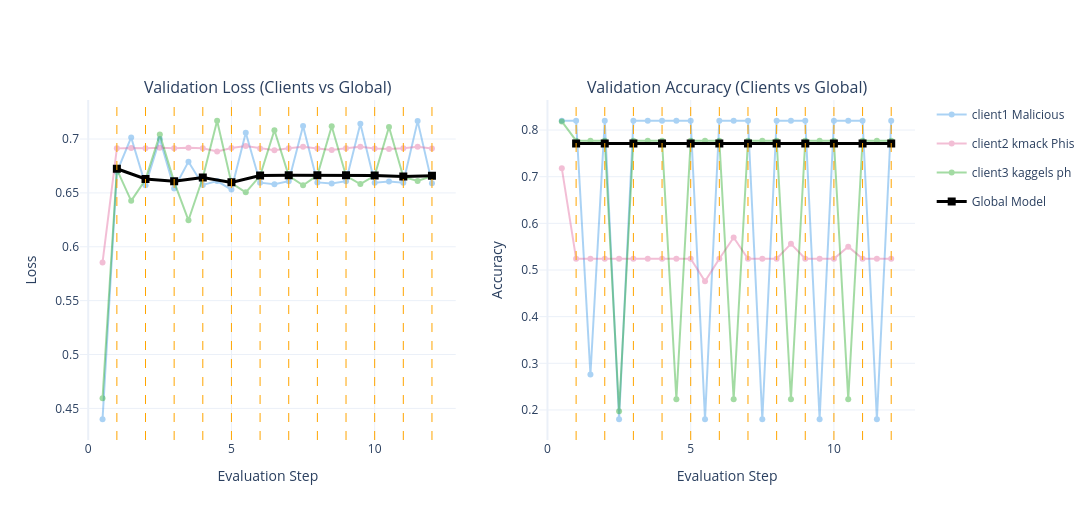

Notebook cell for this chart:
### Code cell
import plotly.graph_objects as go
from plotly.subplots import make_subplots
import plotly.express as px

# -------------------------------------------------
# Create subplots
fig = make_subplots(
    rows=1, cols=2,
    subplot_titles=(
        "Validation Loss (Clients vs Global)",
        "Validation Accuracy (Clients vs Global)"
    )
)

# -------------------------------------------------
# Assign fixed colors per client
palette = px.colors.qualitative.Dark24  # journal-friendly
client_colors = {
    client_id: palette[client_id % len(palette)]
    for client_id in logger.client_metrics.keys()
}

# -------------------------------------------------
# Subplot 1: Validation Loss (Clients)
for client_id, metrics in logger.client_metrics.items():
    losses = metrics["loss"]
    steps = [x / (client_epoch + 1)
             for x in range(1, client_epoch * global_epochs[0] + global_epochs[0] + 1)]
    steps.extend([x+global_epochs[0]+1 for x in range(global_epochs[1])])

    fig.add_trace(
        go.Scatter(
            x=steps,
            y=losses,
            mode="lines+markers",
            name=f"client{client_id + 1} {client_devices[client_id]['dataset'][:10]}",
            legendgroup=f"{client_devices[client_id]['dataset'][:10]}",
            line=dict(color=client_colors[client_id]),
            marker=dict(color=client_colors[client_id]),
            opacity=0.4
        ),
        row=1, col=1
    )

# Global model loss
global_losses = logger.global_metrics["loss"]
global_steps = list(range(1, len(global_losses) + 1))

fig.add_trace(
    go.Scatter(
        x=global_steps,
        y=global_losses,
        mode="lines+markers",
        name="Global Model",
        legendgroup="global",
        line=dict(color="black", width=3),
        marker=dict(symbol="square", size=8, color="black")
    ),
    row=1, col=1
)

# -------------------------------------------------
# Subplot 2: Validation Accuracy (Clients)
for client_id, metrics in logger.client_metrics.items():
    accuracies = metrics["accuracy"]
    steps = [x / (client_epoch + 1)
             for x in range(1, client_epoch * global_epochs[0] + global_epochs[0] + 1)]
    steps.extend([x+global_epochs[0]+1 for x in range(global_epochs[1])])

    fig.add_trace(
        go.Scatter(
            x=steps,
            y=accuracies,
            mode="lines+markers",
            name=f"client{client_id + 1} {client_devices[client_id]['dataset'][:10]}",
            legendgroup=f"{client_devices[client_id]['dataset'][:10]}",
            showlegend=False,  # legend only once (left plot)
            line=dict(color=client_colors[client_id]),
            marker=dict(color=client_colors[client_id]),
            opacity=0.4
        ),
        row=1, col=2
    )

# Global model accuracy
global_accs = logger.global_metrics["accuracy"]
global_steps = list(range(1, len(global_accs) + 1))

fig.add_trace(
    go.Scatter(
        x=global_steps,
        y=global_accs,
        mode="lines+markers",
        name="Global Model",
        legendgroup="global",
        showlegend=False,
        line=dict(color="black", width=3),
        marker=dict(symbol="square", size=8, color="black")
    ),
    row=1, col=2
)

# -------------------------------------------------
# Axis labels
fig.update_xaxes(title_text="Evaluation Step", row=1, col=1)
fig.update_xaxes(title_text="Evaluation Step", row=1, col=2)
fig.update_yaxes(title_text="Loss", row=1, col=1)
fig.update_yaxes(title_text="Accuracy", row=1, col=2)

# -------------------------------------------------
# Vertical lines (Global Rounds)
for g in range(1, sum(global_epochs) + 1):
    fig.add_vline(
        x=g,
        line=dict(color="orange", dash="dash", width=1)
    )

# -------------------------------------------------
# Layout
fig.update_layout(
    height=520,
    width=1200,
    template="plotly_white",
    hovermode="x unified"
)

fig.show()

### Figure 1 — Plotly figure (JSON) as saved in the notebook; plotly's stock layout.template omitted (floating-point values rounded to 4 significant figures)
{"data": [{"legendgroup": "Malicious ", "line": {"color": "#2E91E5"}, "marker": {"color": "#2E91E5"}, "mode": "lines+markers", "name": "client1 Malicious ", "opacity": 0.4, "type": "scatter", "x": [0.5, 1, 1.5, 2, 2.5, 3, 3.5, 4, 4.5, 5, 5.5, 6, 6.5, 7, 7.5, 8, 8.5, 9, 9.5, 10, 10.5, 11, 11.5, 12], "xaxis": "x", "y": [0.4399, 0.6693, 0.7014, 0.6572, 0.7, 0.654, 0.679, 0.6574, 0.661, 0.6531, 0.7058, 0.6595, 0.6581, 0.6609, 0.712, 0.6598, 0.6587, 0.6608, 0.7142, 0.6595, 0.6607, 0.6595, 0.7166, 0.6591], "yaxis": "y"}, {"legendgroup": "kmack Phis", "line": {"color": "#E15F99"}, "marker": {"color": "#E15F99"}, "mode": "lines+markers", "name": "client2 kmack Phis", "opacity": 0.4, "type": "scatter", "x": [0.5, 1, 1.5, 2, 2.5, 3, 3.5, 4, 4.5, 5, 5.5, 6, 6.5, 7, 7.5, 8, 8.5, 9, 9.5, 10, 10.5, 11, 11.5, 12], "xaxis": "x", "y": [0.5855, 0.6913, 0.6918, 0.6914, 0.692, 0.6914, 0.692, 0.6914, 0.6885, 0.6916, 0.6936, 0.6913, 0.6896, 0.6915, 0.6928, 0.6913, 0.6899, 0.6915, 0.6927, 0.6913, 0.6908, 0.6915, 0.6929, 0.6913], "yaxis": "y"}, {"legendgroup": "kaggels ph", "line": {"color": "#1CA71C"}, "marker": {"color": "#1CA71C"}, "mode": "lines+markers", "name": "client3 kaggels ph", "opacity": 0.4, "type": "scatter", "x": [0.5, 1, 1.5, 2, 2.5, 3, 3.5, 4, 4.5, 5, 5.5, 6, 6.5, 7, 7.5, 8, 8.5, 9, 9.5, 10, 10.5, 11, 11.5, 12], "xaxis": "x", "y": [0.4593, 0.6718, 0.6426, 0.6624, 0.7041, 0.6602, 0.6246, 0.664, 0.717, 0.6591, 0.6505, 0.6658, 0.7082, 0.6658, 0.6571, 0.6663, 0.7118, 0.6658, 0.6583, 0.666, 0.7112, 0.6647, 0.6611, 0.6657], "yaxis": "y"}, {"legendgroup": "global", "line": {"color": "black", "width": 3}, "marker": {"color": "black", "size": 8, "symbol": "square"}, "mode": "lines+markers", "name": "Global Model", "type": "scatter", "x": [1, 2, 3, 4, 5, 6, 7, 8, 9, 10, 11, 12], "xaxis": "x", "y": [0.6724, 0.6629, 0.6608, 0.6643, 0.6598, 0.666, 0.6664, 0.6665, 0.6663, 0.6662, 0.6653, 0.6659], "yaxis": "y"}, {"legendgroup": "Malicious ", "line": {"color": "#2E91E5"}, "marker": {"color": "#2E91E5"}, "mode": "lines+markers", "name": "client1 Malicious ", "opacity": 0.4, "showlegend": false, "type": "scatter", "x": [0.5, 1, 1.5, 2, 2.5, 3, 3.5, 4, 4.5, 5, 5.5, 6, 6.5, 7, 7.5, 8, 8.5, 9, 9.5, 10, 10.5, 11, 11.5, 12], "xaxis": "x2", "y": [0.8199, 0.8199, 0.2759, 0.8199, 0.1801, 0.8199, 0.8199, 0.8199, 0.8199, 0.8199, 0.1801, 0.8199, 0.8199, 0.8199, 0.1801, 0.8199, 0.8199, 0.8199, 0.1801, 0.8199, 0.8199, 0.8199, 0.1801, 0.8199], "yaxis": "y2"}, {"legendgroup": "kmack Phis", "line": {"color": "#E15F99"}, "marker": {"color": "#E15F99"}, "mode": "lines+markers", "name": "client2 kmack Phis", "opacity": 0.4, "showlegend": false, "type": "scatter", "x": [0.5, 1, 1.5, 2, 2.5, 3, 3.5, 4, 4.5, 5, 5.5, 6, 6.5, 7, 7.5, 8, 8.5, 9, 9.5, 10, 10.5, 11, 11.5, 12], "xaxis": "x2", "y": [0.7182, 0.5242, 0.5242, 0.5242, 0.5242, 0.5242, 0.5242, 0.5242, 0.5242, 0.5242, 0.4758, 0.5242, 0.5697, 0.5242, 0.5242, 0.5242, 0.5561, 0.5242, 0.5242, 0.5242, 0.55, 0.5242, 0.5242, 0.5242], "yaxis": "y2"}, {"legendgroup": "kaggels ph", "line": {"color": "#1CA71C"}, "marker": {"color": "#1CA71C"}, "mode": "lines+markers", "name": "client3 kaggels ph", "opacity": 0.4, "showlegend": false, "type": "scatter", "x": [0.5, 1, 1.5, 2, 2.5, 3, 3.5, 4, 4.5, 5, 5.5, 6, 6.5, 7, 7.5, 8, 8.5, 9, 9.5, 10, 10.5, 11, 11.5, 12], "xaxis": "x2", "y": [0.8185, 0.7771, 0.7771, 0.7771, 0.1972, 0.7771, 0.7771, 0.7771, 0.2229, 0.7771, 0.7771, 0.7771, 0.2229, 0.7771, 0.7771, 0.7771, 0.2229, 0.7771, 0.7771, 0.7771, 0.2229, 0.7771, 0.7771, 0.7771], "yaxis": "y2"}, {"legendgroup": "global", "line": {"color": "black", "width": 3}, "marker": {"color": "black", "size": 8, "symbol": "square"}, "mode": "lines+markers", "name": "Global Model", "showlegend": false, "type": "scatter", "x": [1, 2, 3, 4, 5, 6, 7, 8, 9, 10, 11, 12], "xaxis": "x2", "y": [0.7713, 0.7713, 0.7713, 0.7713, 0.7713, 0.7713, 0.7713, 0.7713, 0.7713, 0.7713, 0.7713, 0.7713], "yaxis": "y2"}], "layout": {"annotations": [{"font": {"size": 16}, "showarrow": false, "text": "Validation Loss (Clients vs Global)", "x": 0.225, "xanchor": "center", "xref": "paper", "y": 1, "yanchor": "bottom", "yref": "paper"}, {"font": {"size": 16}, "showarrow": false, "text": "Validation Accuracy (Clients vs Global)", "x": 0.775, "xanchor": "center", "xref": "paper", "y": 1, "yanchor": "bottom", "yref": "paper"}], "height": 520, "hovermode": "x unified", "shapes": [{"line": {"color": "orange", "dash": "dash", "width": 1}, "type": "line", "x0": 1, "x1": 1, "xref": "x", "y0": 0, "y1": 1, "yref": "y domain"}, {"line": {"color": "orange", "dash": "dash", "width": 1}, "type": "line", "x0": 1, "x1": 1, "xref": "x2", "y0": 0, "y1": 1, "yref": "y2 domain"}, {"line": {"color": "orange", "dash": "dash", "width": 1}, "type": "line", "x0": 2, "x1": 2, "xref": "x", "y0": 0, "y1": 1, "yref": "y domain"}, {"line": {"color": "orange", "dash": "dash", "width": 1}, "type": "line", "x0": 2, "x1": 2, "xref": "x2", "y0": 0, "y1": 1, "yref": "y2 domain"}, {"line": {"color": "orange", "dash": "dash", "width": 1}, "type": "line", "x0": 3, "x1": 3, "xref": "x", "y0": 0, "y1": 1, "yref": "y domain"}, {"line": {"color": "orange", "dash": "dash", "width": 1}, "type": "line", "x0": 3, "x1": 3, "xref": "x2", "y0": 0, "y1": 1, "yref": "y2 domain"}, {"line": {"color": "orange", "dash": "dash", "width": 1}, "type": "line", "x0": 4, "x1": 4, "xref": "x", "y0": 0, "y1": 1, "yref": "y domain"}, {"line": {"color": "orange", "dash": "dash", "width": 1}, "type": "line", "x0": 4, "x1": 4, "xref": "x2", "y0": 0, "y1": 1, "yref": "y2 domain"}, {"line": {"color": "orange", "dash": "dash", "width": 1}, "type": "line", "x0": 5, "x1": 5, "xref": "x", "y0": 0, "y1": 1, "yref": "y domain"}, {"line": {"color": "orange", "dash": "dash", "width": 1}, "type": "line", "x0": 5, "x1": 5, "xref": "x2", "y0": 0, "y1": 1, "yref": "y2 domain"}, {"line": {"color": "orange", "dash": "dash", "width": 1}, "type": "line", "x0": 6, "x1": 6, "xref": "x", "y0": 0, "y1": 1, "yref": "y domain"}, {"line": {"color": "orange", "dash": "dash", "width": 1}, "type": "line", "x0": 6, "x1": 6, "xref": "x2", "y0": 0, "y1": 1, "yref": "y2 domain"}, {"line": {"color": "orange", "dash": "dash", "width": 1}, "type": "line", "x0": 7, "x1": 7, "xref": "x", "y0": 0, "y1": 1, "yref": "y domain"}, {"line": {"color": "orange", "dash": "dash", "width": 1}, "type": "line", "x0": 7, "x1": 7, "xref": "x2", "y0": 0, "y1": 1, "yref": "y2 domain"}, {"line": {"color": "orange", "dash": "dash", "width": 1}, "type": "line", "x0": 8, "x1": 8, "xref": "x", "y0": 0, "y1": 1, "yref": "y domain"}, {"line": {"color": "orange", "dash": "dash", "width": 1}, "type": "line", "x0": 8, "x1": 8, "xref": "x2", "y0": 0, "y1": 1, "yref": "y2 domain"}, {"line": {"color": "orange", "dash": "dash", "width": 1}, "type": "line", "x0": 9, "x1": 9, "xref": "x", "y0": 0, "y1": 1, "yref": "y domain"}, {"line": {"color": "orange", "dash": "dash", "width": 1}, "type": "line", "x0": 9, "x1": 9, "xref": "x2", "y0": 0, "y1": 1, "yref": "y2 domain"}, {"line": {"color": "orange", "dash": "dash", "width": 1}, "type": "line", "x0": 10, "x1": 10, "xref": "x", "y0": 0, "y1": 1, "yref": "y domain"}, {"line": {"color": "orange", "dash": "dash", "width": 1}, "type": "line", "x0": 10, "x1": 10, "xref": "x2", "y0": 0, "y1": 1, "yref": "y2 domain"}, {"line": {"color": "orange", "dash": "dash", "width": 1}, "type": "line", "x0": 11, "x1": 11, "xref": "x", "y0": 0, "y1": 1, "yref": "y domain"}, {"line": {"color": "orange", "dash": "dash", "width": 1}, "type": "line", "x0": 11, "x1": 11, "xref": "x2", "y0": 0, "y1": 1, "yref": "y2 domain"}, {"line": {"color": "orange", "dash": "dash", "width": 1}, "type": "line", "x0": 12, "x1": 12, "xref": "x", "y0": 0, "y1": 1, "yref": "y domain"}, {"line": {"color": "orange", "dash": "dash", "width": 1}, "type": "line", "x0": 12, "x1": 12, "xref": "x2", "y0": 0, "y1": 1, "yref": "y2 domain"}], "width": 1200, "xaxis": {"anchor": "y", "domain": [0, 0.45], "title": {"text": "Evaluation Step"}}, "xaxis2": {"anchor": "y2", "domain": [0.55, 1], "title": {"text": "Evaluation Step"}}, "yaxis": {"anchor": "x", "domain": [0, 1], "title": {"text": "Loss"}}, "yaxis2": {"anchor": "x2", "domain": [0, 1], "title": {"text": "Accuracy"}}}}
